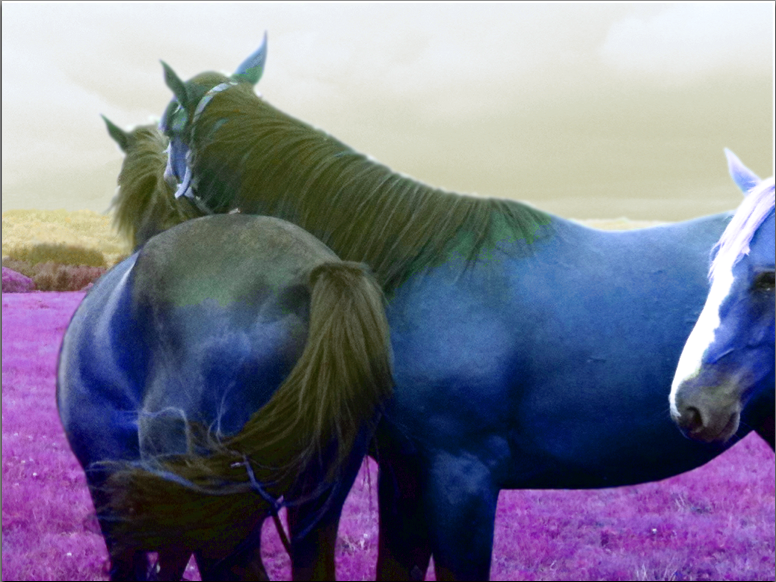
//> input picture intro/horse-hsv.png, 776 x 582 px
$ ./hsv-modification 3 3 3 horse-hsv.png horse-hsv.png   (built with g++ and OpenCV 4)
//> lines starting //> are read from the running program, lines starting //| are printed output that depends on the picture
#include <iostream>
#include <cstdlib>
#include <fstream>

#include <opencv2/opencv.hpp>

using namespace cv;
using namespace std;

bool exists_file (const char *filename) {
  //check if the file "filename" exists in the current repository
    ifstream f(filename);
    return f.good();
}

void
process(int h, int s, int v, const char* ims, const char* imd)
{
//> called with h = 3, s = 3, v = 3, ims = "horse-hsv.png", imd = "horse-hsv.png"
  bool exist = exists_file(ims);
  if(!exist){
    std::cerr<<"The file doesn't exist, check its location.\n"<<std::endl;
    exit(EXIT_FAILURE);
  }
  //Read the image "imsname"
  Mat image = imread(ims, CV_LOAD_IMAGE_COLOR);
//> image is the input picture: 582 rows x 776 cols, CV_8UC3; mean B, G, R 139.6, 118.3, 118.6
  Mat imageHSV;
  cvtColor(image, imageHSV, CV_BGR2HSV);
//> imageHSV: 582 rows x 776 cols, CV_8UC3; mean H, S, V 84.8, 105.7, 147.4
  //imshow("HSV",imageHSV);

  Mat hsvchannel[3];
  // The actual splitting.
  split(imageHSV, hsvchannel);
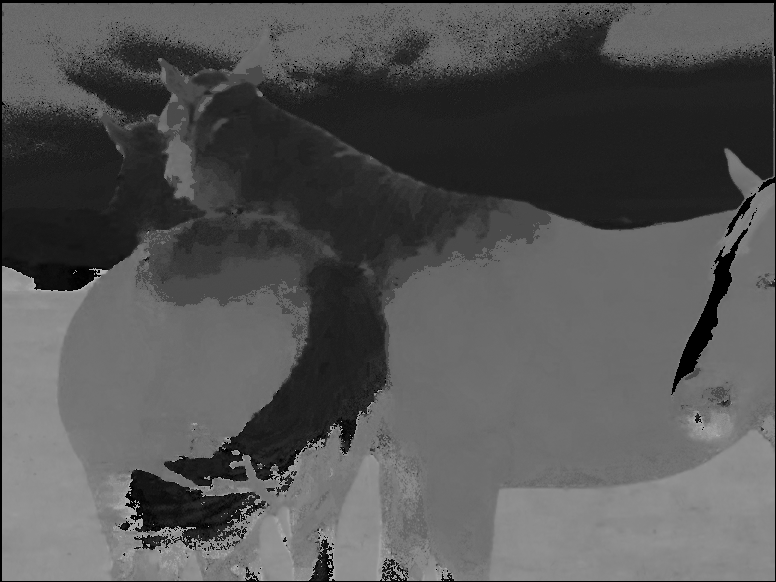
//> hsvchannel[0]: 582 rows x 776 cols, CV_8UC1; min 0, max 179, mean 84.8
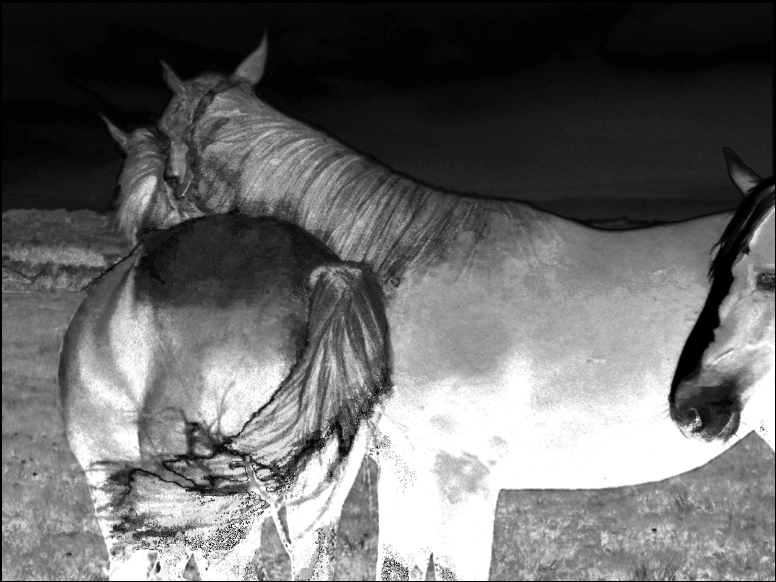
//> hsvchannel[1]: 582 rows x 776 cols, CV_8UC1; min 0, max 255, mean 105.7
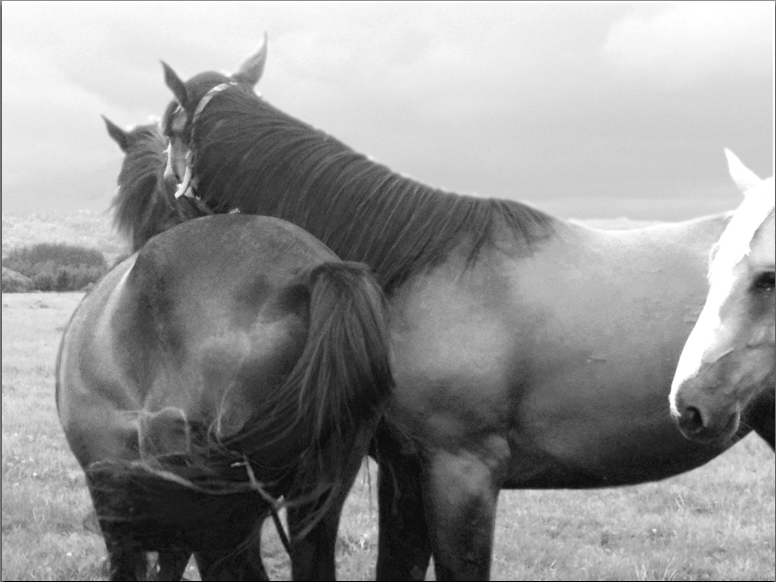
//> hsvchannel[2]: 582 rows x 776 cols, CV_8UC1; min 4, max 255, mean 147.4

  Mat hChannel = hsvchannel[0];
  namedWindow("h",CV_WINDOW_AUTOSIZE);
  imshow("h", hChannel);

  Mat sChannel = hsvchannel[1];
  namedWindow("s",CV_WINDOW_AUTOSIZE);
  imshow("s", sChannel);

  Mat vChannel = hsvchannel[2];
  namedWindow("v",CV_WINDOW_AUTOSIZE);
  imshow("v", vChannel);

  hChannel += h;
  sChannel += s;
  vChannel += v;

  vector<Mat> channels;

  channels.push_back(hChannel);
  channels.push_back(sChannel);
  channels.push_back(vChannel);

  merge(channels, imageHSV);
//> imageHSV: 582 rows x 776 cols, CV_8UC3; mean H, S, V 87.8, 108.5, 150.4

  Mat hsvModified;
  cvtColor(imageHSV, hsvModified, CV_HSV2BGR);
  imwrite(imd, hsvModified);
  waitKey(0);
}

void
usage (const char *s)
{
  std::cerr<<"Usage: "<<s<<" h s v ims imd\n"<<std::endl;
  exit(EXIT_FAILURE);
}

#define param 5
int
main( int argc, char* argv[] )
{
  if(argc != (param+1))
    usage(argv[0]);
  process(atoi(argv[1]), atoi(argv[2]), atoi(argv[3]), argv[4], argv[5]);
  return EXIT_SUCCESS;
}
